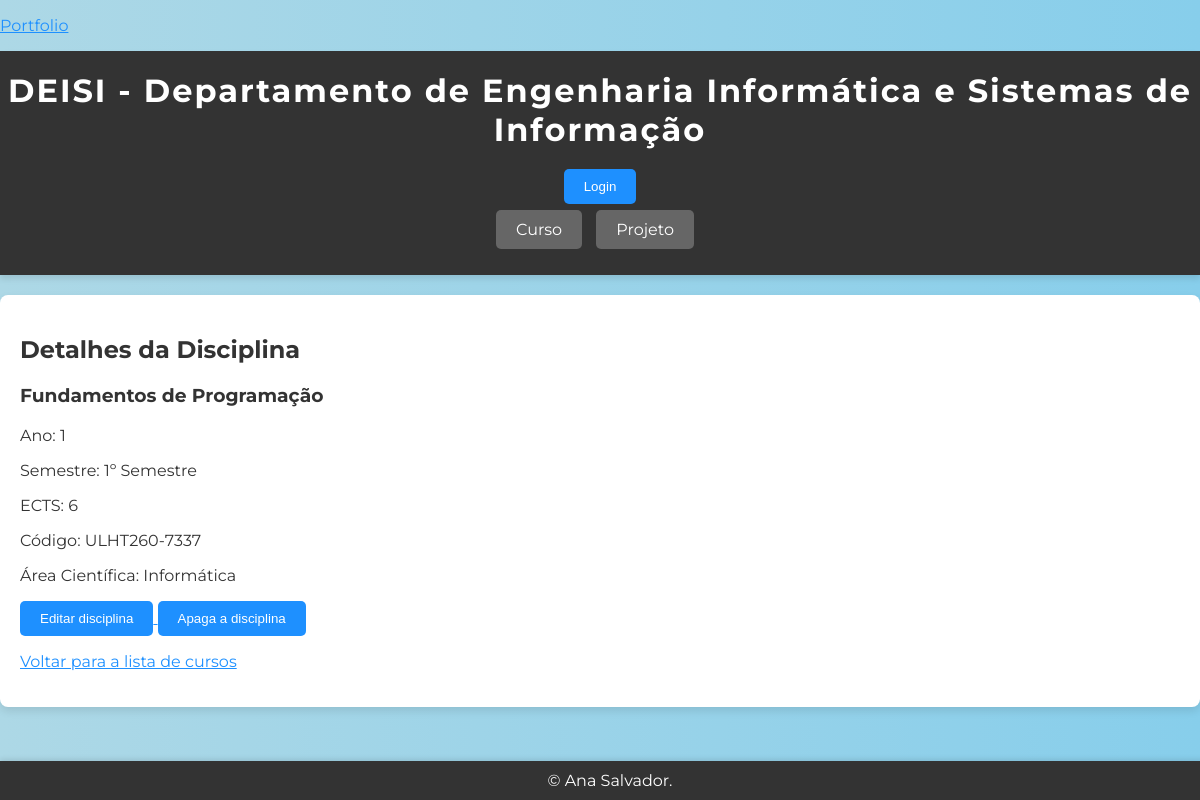
The page /curso/detalhe_disciplina/3 on the database its author committed.
### curso/models.py (models this page shows, shortened)
class Disciplina(models.Model):
    nome = models.CharField(max_length= 100)
    ano = models.IntegerField(default=None)
    semestre = models.CharField(max_length= 100)
    ects = models.IntegerField(default=None)
    curricularIUnitReadableCode= models.CharField(max_length= 255)
    areaCientifica= models.ForeignKey(Area_cientifica, on_delete=models.CASCADE)
    cursos = models.ManyToManyField(Curso, related_name="disciplinas")

class Area_cientifica(models.Model):
    nome= models.CharField(max_length= 100)
    def __str__(self):
        return self.nome

### curso/views.py (the view)
# urls.py: path('detalhe_disciplina/<int:disciplina_id>',views.detalhes_disciplina_view, name= "detalhe_disciplina"),
def detalhes_disciplina_view(request, disciplina_id):
    context= {
        'disciplina': Disciplina.objects.get(id=disciplina_id),
    }
    return render(request, 'curso/disciplina.html',context)

### curso/templates/curso/disciplina.html (shortened to what this page needs)
{% extends 'curso/layout.html' %}
{% block content %}
    <h2>Detalhes da Disciplina</h2>
    <h3>{{ disciplina.nome }}</h3>
    <p>Ano: {{ disciplina.ano }}</p>
    <p>Semestre: {{ disciplina.semestre }}</p>
    <p>ECTS: {{ disciplina.ects }}</p>
    <p>Código: {{ disciplina.curricularIUnitReadableCode }}</p>
    <p>Área Científica: {{ disciplina.areaCientifica }}</p>
    <a href="{% url 'curso:edita_disciplina' disciplina.id %}">
        <button>Editar disciplina</button>
    </a>
    <a href="{% url 'curso:apaga_disciplina' disciplina.id %}">
      <button>Apaga a disciplina</button>
    </a>
   <p> <a href="{% url 'curso:curso' %}">Voltar para a lista de cursos</a></p>
{% endblock %}

### curso/static/curso/estilo.css (style rules this page uses)
body { background: linear-gradient(to right, #add8e6, #87ceeb); margin: 0; padding: 0; font-family: 'Montserrat', sans-serif; color: #333; }
a { color: #1e90ff; transition: color 0.3s ease; }
button, .btn-primary { background-color: #1e90ff; color: #fff; border: none; padding: 10px 20px; border-radius: 5px; cursor: pointer; transition: background-color 0.3s ease, transform 0.3s ease; }

### rows shown on the page
Disciplina: nome "Fundamentos de Programação", ano "1", semestre "1º Semestre", ects "6", curricularIUnitReadableCode "ULHT260-7337", areaCientifica "Informática"
